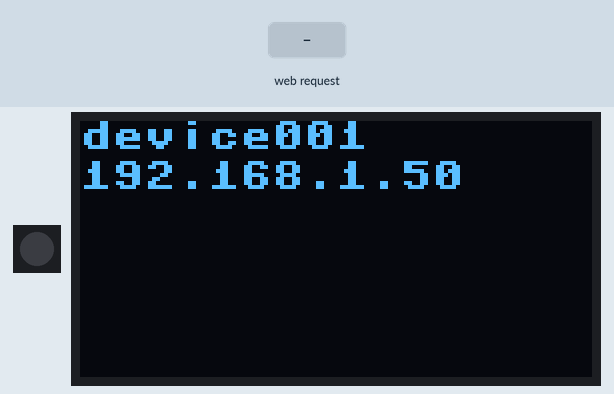
Simulated run of this program. Board: ESP32 board running MicroPython. On the bench: 1 RGB LEDs in strip order, left to right, 128×64 one-colour display. Inputs (shaded band) come from the test bench. Dim RGB values are drawn brighter than linear; WiFi joins after 1.5 s; library files of the repository ran but are not shown: ssd1306.py; what the program prints to the serial console is not drawn.

Above: at 4.2 s.
4.3 s: HTTP request GET /green/on received
At 5.6 s:
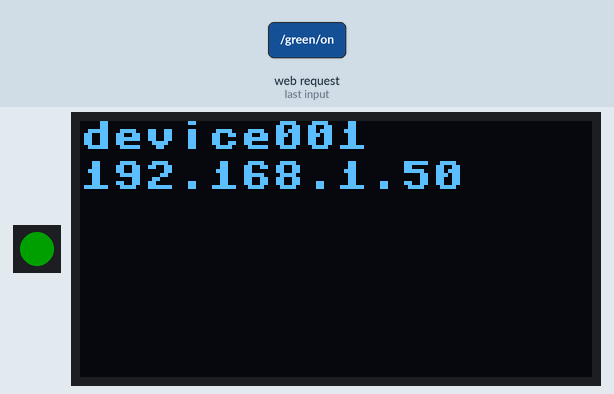
Timing chart, 0 to 7.3 s (numbered marks = the images above; inputs shaded):
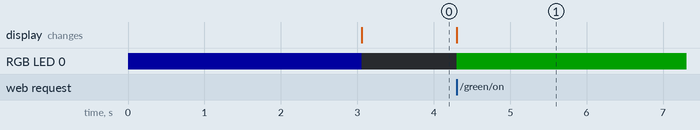

The program:

startsystem.py
```python
"""
O que é: Arquivo de início de execução do aplicativo.
O que faz:
  Executa a inicialização de todos os módulos globais (ao aplicativo)
  Se o display OLED estiver montado, mostra informação
sobre wifi no display mas não a mantém atualizada
O que espera-se que esteja neste arquivo:
  definição da co-rotina principal (main()) e sua execução
  (asyncio.run(main()))
  Documentação sucinta sobre o desenvolvimento do aplicativo:
  2025-09-02: Tratei os casos em que o display não está
    conectado e em que não há LEDs para que mensagens de
    erro não interrompam a execução do(s) script(s). A meta
    é iniciar o servidor web.
    Mensagens para algum terminal REPL (ex. Thonny) são
    enviadas para informar o estado da placa.
    Estas "melhorias" fazem o código ficar um pouco menos
    simples.
    Para acessar o servidor web, use <myhostname>.local:5000
    ou, se o AP estiver com DNS desabilitado, <IP>.local:5000
    Caso não consiga iniciar o servidor web, o arquivo
    index.html está na pasta /static e contém link para o
    repositório de onde este código se originou.
"""

import config   # set this app global variables
import led      # setup built-in LEDs
import wifi     # setup wifi communication
import i2c      # setup i2c bus
import display  # setup display

display.message([config.myhostname, config.wifi_if.ifconfig()[0]])
led.off()

# going async...

import asyncio
import aiorepl
import httpserver

async def main():
    print("Starting tasks...")

    # Start other program tasks.

    tm = asyncio.create_task(config.app.start_server()) # criar esta tarefa para executar microdot

    # Start the aiorepl task.
    repl = asyncio.create_task(aiorepl.task())

#    await asyncio.gather(t1, repl)  # mesmo sem ter gather tm o servidor microdot funciona
    await asyncio.gather( repl, tm) # colocar as tarefas no loop de "processos"


asyncio.run(main())  # executar o loop de "processos"
```

config.py
```python
"""
O que é:
  Arquivo de definição de variáveis globais
O que faz:
  Cria variáveis globais (ao aplicativo) Algumas podem
  ser configuradas pelo usuário, outras são internas ao
  programa e são apropriadamente inicializadas durante a
  execução do programa.
O que espera-se que esteja neste arquivo:
  Definição das variáveis globais ao aplicativo.
"""

# User configured global variables (users may modify)
wifi_id = 'lab8'               # nome da rede
wifi_password = 'lab8arduino'  # senha da rede
myhostname = 'device001'       # nome do dispositivo
disp_width = 128               # largura do display OLED
disp_height = 64               # altura do display

# Program internal global variables (users should not modify)
disp=None       # handle for the display
i2c=None        # handle for I2C
redled=None     # handle for a red led
blueled=None    # handle for a blue led
greenled=None   # handle for a green led
wifi_if=None    # handle for the wifi interface
app=None        # handle for Microdot application (web server)
messages=None   # list of messages currently displayed
_addrl=None     # instatiated only if hardware LED is an addressable LED (eg. ESP32-C3 supermini plus)
```

led.py
```python
"""
O que é: Arquivo de configuração do hardware dos LEDs.
O que faz:
  Cria variáveis globais (ao aplicativo) para acesso aos LEDs
  Neste caso, o LED endereçável RGB conectado no pino 8 da
  placa ESP32-C3 supermini plus.
O que espera-se que esteja neste arquivo:
  Criação das variáveis e funções para uso dos LEDs.
Referências:
  https://www.w3schools.com/python/python_classes.asp
  https://docs.micropython.org/en/latest/esp8266/tutorial/neopixel.html

"""
from machine import Pin
import config
import neopixel

class LEDDecorator:
  def __init__(self,r,g,b):
    self.r=r
    self.g=g
    self.b=b
    if config._addrl is None :
      # one for all instances
      config._addrl=neopixel.NeoPixel(Pin(8),1)
  def on (self):  # bitwise OR to mimic mix of R,G,B
    config._addrl[0]= (config._addrl[0][0] | self.r, config._addrl[0][1] | self.g, config._addrl[0][2] | self.b)
    config._addrl.write()
  def off (self): # bitwise AND NOT to mimic mix of R,G,B
    config._addrl[0]= (config._addrl[0][0] & ~self.r, config._addrl[0][1] & ~self.g, config._addrl[0][2] & ~self.b)
    config._addrl.write()
  def value(self):
    if ((config._addrl[0][0] & self.r) | (config._addrl[0][1] & self.g) | (config._addrl[0][2] & self.b)) != 0 :
      return True
    return False

import config
config.redled=LEDDecorator(31,0,0)
config.greenled=LEDDecorator(0,31,0)
config.blueled=LEDDecorator(0,0,31)
# RGB LED colors can be configured dimmer/brighter

def off ():
    config.redled.off()
    config.greenled.off()
    config.blueled.off()

off()
```

wifi.py
```python
"""
O que é: Arquivo de ativação do hardware wifi.
O que faz:
  Cria variáveis globais (ao aplicativo) para acesso ao wifi
  Ativa o wifi
  Usa led.py através das variáveis config.redled,
  config.greenled, config.blueled
  Usa os LEDs para indicar estado
O que espera-se que esteja neste arquivo:
  Criação e ativação do wifi
Referências:
https://stackoverflow.com/questions/3965104/not-none-test-in-python
"""
import config
import network
import time

config.wifi_if=network.WLAN(network.STA_IF)
config.wifi_if.active(True)
config.wifi_if.config(hostname=config.myhostname)
config.wifi_if.connect(config.wifi_id, config.wifi_password)
if config.blueled is not None : config.blueled.on() # indicate that wifi is being connected
time.sleep(3) # wait for 3 seconds to wifi to connect
if config.blueled is not None : config.blueled.off() # finished
if config.wifi_if.isconnected() :
    if config.greenled is not None : config.greenled.on() # wifi connected
else :
    if config.redled is not None : config.redled.on() # wifi not connected
print (f'hostname: {config.myhostname} wifi configuration: {config.wifi_if.ifconfig()} notice: wifi is activated and may connect to an AP without message')
```

i2c.py
```python
"""
O que é: Arquivo de configuração do hardware I2C.
O que faz:
  Cria variáveis globais (ao aplicativo) para acesso ao
  barramento I2C
O que espera-se que esteja neste arquivo:
  Criação das variáveis e funções para uso do I2C.
"""
from machine import Pin, I2C
import config
config.i2c=I2C(0, sda=Pin(9), scl=Pin(8))
print (config.i2c.scan()) # if 60 is in the list, OLED display is connected to i2c
```

display.py
```python
"""
O que é:
  Arquivo de configuração do hardware display OLED
  com controlador SSD1306.
O que faz:
  Cria variáveis globais (ao aplicativo) uso do display OLED
  Usa i2c.py através da variável config.i2c
  Trata sileciosamente caso o display não esteja presente
O que espera-se que esteja neste arquivo:
  Criação das variáveis e funções para uso do display.
Referências:
  https://www.w3schools.com/python/python_try_except.asp
"""
import config
import ssd1306
from machine import Pin, I2C, ADC

try :
  config.disp=ssd1306.SSD1306_I2C(config.disp_width,config.disp_height,config.i2c)
except AttributeError as e:
  print(f"{e} ocurred when trying to instantiate display. Probably i2c handler was not instantiated.")
except OSError as e:
  print(f"{e} ocurred when trying to instantiate display. Probably no display attached to devboard.")
except Exception as e:
  # Catch any other unhandled exception
  print(f"An unexpected error {type(e)} occurred: {e}")

# mess is a list
def message(mess) :
  config.messages=mess
  try:
    config.disp.fill(0)
    lin=0
    for m in mess :
      config.disp.text(m, 0, lin,1)
      lin=(lin+10)%config.disp_height
    config.disp.show()
  except AttributeError as e:
    print(f"{e} ocurred when trying to message display. Probably display is not attached to devboard.")
```

httpserver.py
```python
"""
O que é:
  Arquivo de configuração e execução do servidor HTTP
O que faz:
  Define rotas e as co-rotinas que são escutadas para
  atendimento das requisições (de rotas)
  Cria o servidor HTTP na variável local app
O que espera-se que esteja neste arquivo:
  Todas as definições de rotas.
"""
import config
from microdot import Microdot, send_file

app = Microdot()
config.app=app

# default route
@app.route('/')
async def index(request):
  return send_file('static/index.html')

# plain text response
@app.route('/hello')
async def index(request):
  return f"Hello from {config.myhostname}.local"

# LEDs

def ledtowebresponse (value):
  if (value) : return 'on'
  else : return 'off'

@app.route('/red')
async def red(request):
  return ledtowebresponse(config.redled.value())

@app.route('/red/on')
async def redon(request):
  config.redled.on()
  return ledtowebresponse(config.redled.value())

@app.route('/red/off')
async def redoff(request):
  config.redled.off()
  return ledtowebresponse(config.redled.value())

@app.route('/green')
async def green(request):
  return ledtowebresponse(config.greenled.value())

@app.route('/green/on')
async def greenon(request):
  config.greenled.on()
  return ledtowebresponse(config.greenled.value())

@app.route('/green/off')
async def greenoff(request):
  config.greenled.off()
  return ledtowebresponse(config.greenled.value())

@app.route('/blue')
async def blue(request):
  return ledtowebresponse(config.blueled.value())

@app.route('/blue/on')
async def blueon(request):
  config.blueled.on()
  return ledtowebresponse(config.blueled.value())

@app.route('/blue/off')
async def blueoff(request):
  config.blueled.off()
  return ledtowebresponse(config.blueled.value())

import config
import display
@app.get('/message')
# GET request parameter
# http://device001.local:5000/message?text="ttt zzz"
# write message text in display
# this example "ttt zzz" is displayed with double
# quotes and space but results in non-fatal error "UnicodeError:"
async def message(request):
  txt=request.args.get('text', None)
  if txt is not None :
    display.message([txt])
  return config.messages

# Static files
# https://github.com/miguelgrinberg/microdot/blob/main/examples/static/static.py
@app.route('/static/<path:path>')
async def static(request, path):
  if '..' in path:
    # directory traversal is not allowed
    return 'Not found', 404
  return send_file('static/' + path)
```

Measured:
- after the input at 4.3 s, RGB LED 0: off → RGB(0, 31, 0) at once
